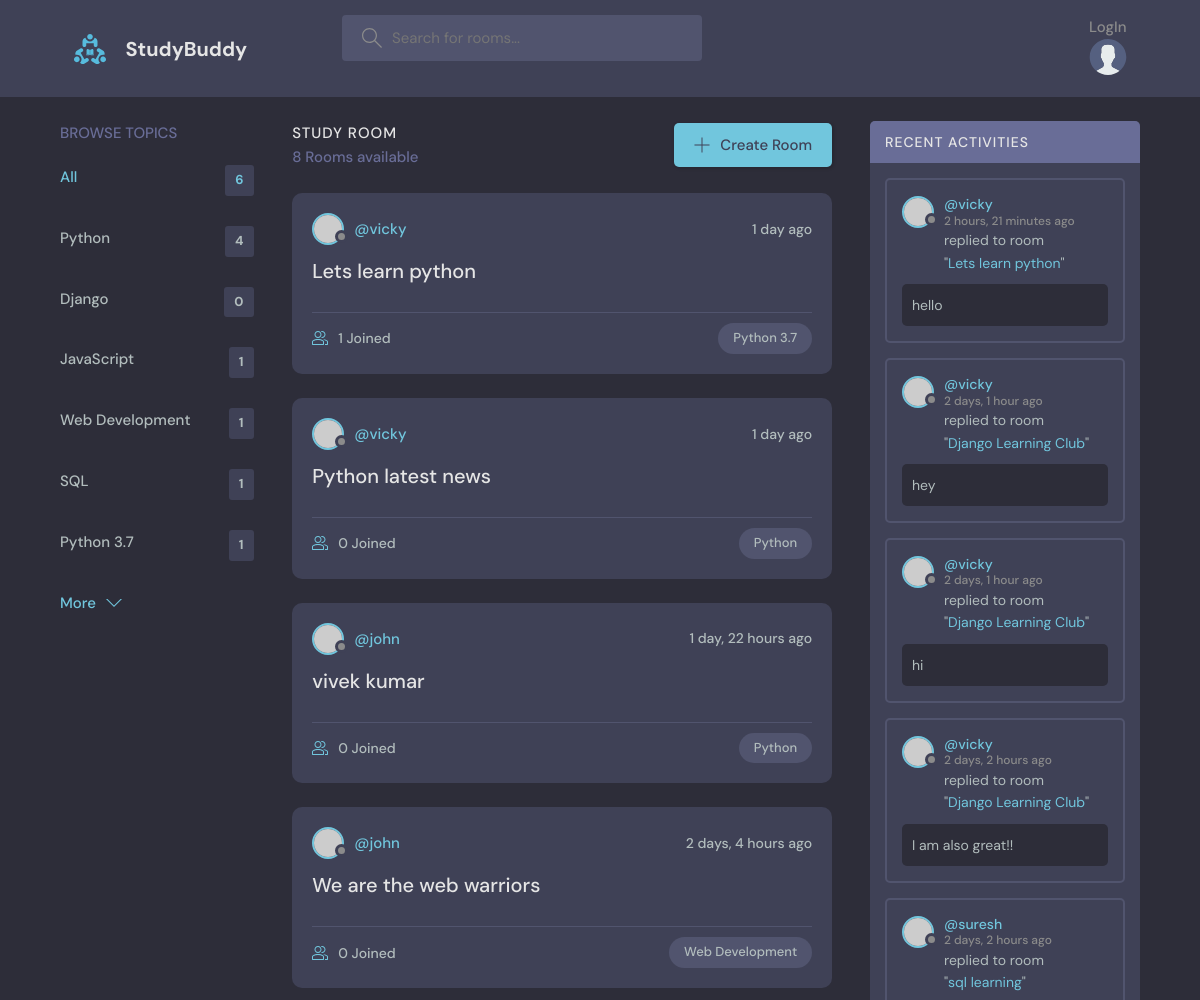
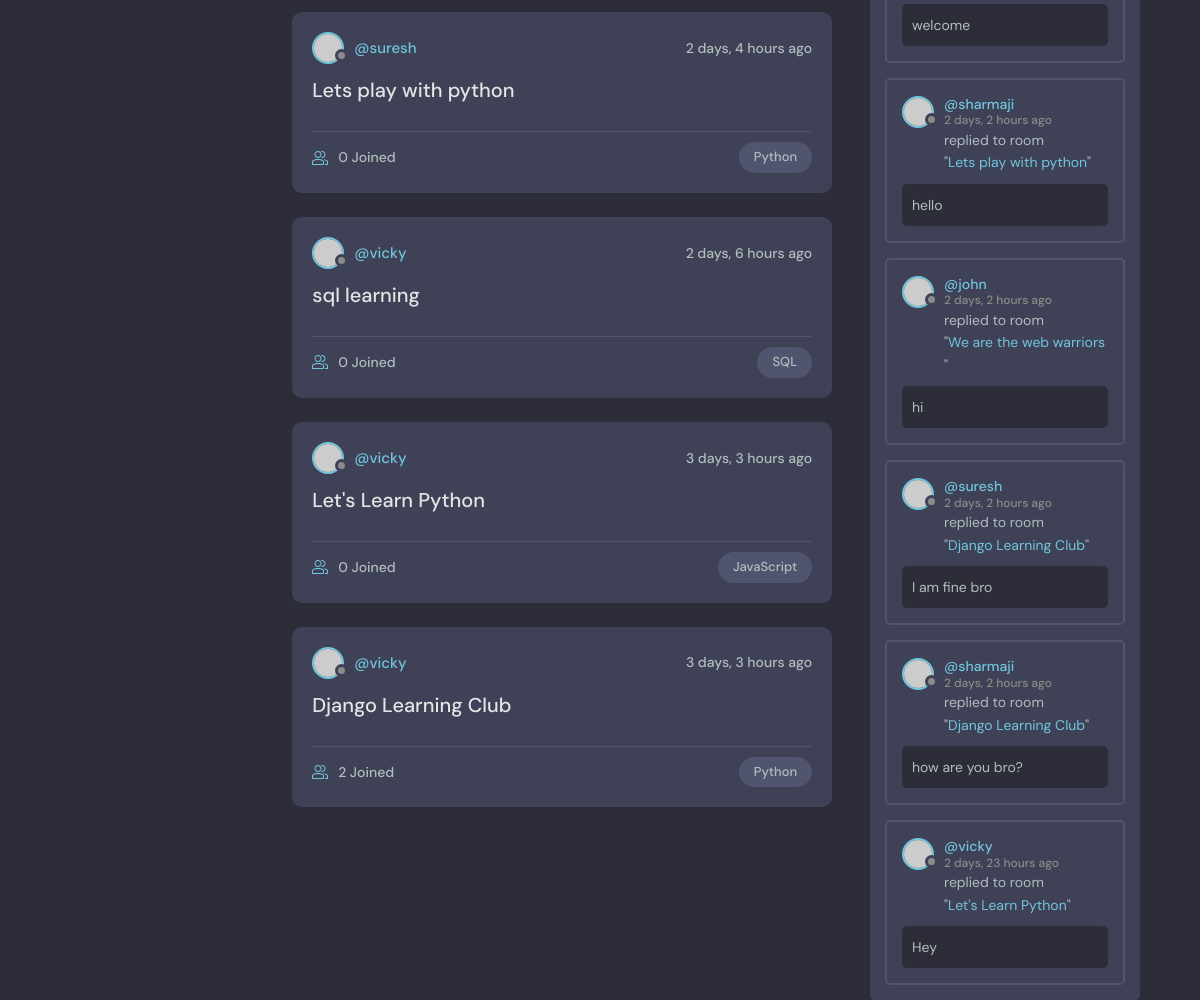
The page / on the database its author committed (2 pictures, top to bottom).
### study/models.py (models this page shows, shortened)
class Topic(models.Model):
    name = models.CharField( max_length=250)

class Room(models.Model):
    host = models.ForeignKey(User, on_delete=models.SET_NULL, null=True)
    topic = models.ForeignKey(Topic, on_delete=models.SET_NULL, null=True)
    name = models.CharField(max_length=250)
    description = models.TextField(blank=True, null=True)
    participants = models.ManyToManyField(User, related_name='participants', blank=True)
    updated = models.DateTimeField(auto_now=True)
    created = models.DateTimeField(auto_now_add=True)
    class Meta:
        ordering = ['-updated','-created']
    def __str__(self):
        return self.name

class Message(models.Model):
    user = models.ForeignKey(User, on_delete=models.CASCADE)
    room = models.ForeignKey(Room, on_delete=models.CASCADE)
    body = models.TextField()
    updated = models.DateTimeField(auto_now=True)
    created = models.DateTimeField(auto_now_add=True)
    class Meta:
        ordering = ['-updated','-created']
    def __str__(self):
        return self.body[0:50]

### study/views.py (the view)
# urls.py: path('', views.home, name="home"),
def home(request):
    q = request.GET.get('q') if request.GET.get('q') !=None else ''
    rooms= Room.objects.filter(
        Q(topic__name__icontains=q) |
        Q(name__icontains=q) |
        Q(description__icontains=q)
                            )
    topics = Topic.objects.all()
    room_count = rooms.count()
    room_messages = Message.objects.filter(Q(room__topic__name__icontains=q))
    context = {'rooms':rooms,
    'topics':topics,
    'room_count':room_count,
    'room_messages':room_messages}
    return render(request, 'study/home.html', context)

### study/templates/study/home.html (shortened to what this page needs)
{% extends 'main.html' %}
{% block content %}
<main class="layout layout--3">
  <div class="container">
    {% include 'study/topics_component.html' %}
    <div class="roomList">
      <div class="roomList__header">
        <div>
          <h2>Study Room</h2>
          <p>{{room_count}} Rooms available</p>
        </div>
        <a class="btn btn--main" href="{% url 'create-room' %}">
          <svg version="1.1" xmlns="http://www.w3.org/2000/svg" width="32" height="32" viewBox="0 0 32 32">
            <title>add</title>
            <path
              d="M16.943 0.943h-1.885v14.115h-14.115v1.885h14.115v14.115h1.885v-14.115h14.115v-1.885h-14.115v-14.115z">
            </path>
          </svg>
          Create Room
        </a>
      </div>
      {% include 'study/feed_component.html' %}
    </div>
    {% include 'study/activity_component.html' %}
  </div>
</main>
{% endblock %}

### study/templates/study/topics_component.html
<div class="topics">
    <div class="topics__header">
      <h2>Browse Topics</h2>
    </div>
    <ul class="topics__list">
      <li>
        <a href="{%url 'home' %}" class="active">All <span>{{topics.count}}</span></a>
      </li>
      {% for topic in topics%}
      <li>
        <a href="{%url 'home' %}?q={{topic.name}}">{{topic.name}} <span>{{topic.room_set.all.count}}</span></a>
      </li>
      {%endfor%}
    </ul>
    <a class="btn btn--link" href="topics.html">
      More
      <svg version="1.1" xmlns="http://www.w3.org/2000/svg" width="32" height="32" viewBox="0 0 32 32">
        <title>chevron-down</title>
        <path d="M16 21l-13-13h-3l16 16 16-16h-3l-13 13z"></path>
      </svg>
    </a>
  </div>

### study/templates/study/feed_component.html (shortened to what this page needs)
{% for room in rooms%}
<div class="roomListRoom">
    <div class="roomListRoom__header">
        <a href="{% url 'user-profile' room.host.id %}" class="roomListRoom__author">
            <div class="avatar avatar--small">
                <img src="https://randomuser.me/api/portraits/women/11.jpg" />
            </div>
            <span>@{{room.host.username}}</span>
        </a>
        <div class="roomListRoom__actions">
            <span>{{room.created| timesince}} ago</span>
        </div>
    </div>
    <div class="roomListRoom__content">
        <a href="{% url 'room' room.id %}">{{room.name}}</a>
    </div>
    <div class="roomListRoom__meta">
        <a href="{% url 'room' room.id %}" class="roomListRoom__joined">
            {{room.participants.all.count}} Joined
        </a>
        <p class="roomListRoom__topic">{{room.topic.name}}</p>
    </div>
</div>
{% endfor%}

### study/templates/study/activity_component.html (shortened to what this page needs)
<div class="activities">
    <div class="activities__header">
        <h2>Recent Activities</h2>
    </div>
    {% for message in room_messages %}
    <div class="activities__box">
        <div class="activities__boxHeader roomListRoom__header">
            <a href="{% url 'user-profile' message.user.id %}" class="roomListRoom__author">
                <div class="avatar avatar--small">
                    <img src="https://randomuser.me/api/portraits/women/11.jpg" />
                </div>
                <p>
                    @{{message.user}}
                    <span>{{message.created|timesince}} ago</span>
                </p>
            </a>
        </div>
        <div class="activities__boxContent">
            <p>replied to room <br> "<a href="{% url 'room' message.room.id %}">{{message.room}}</a>"</p>
            <div class="activities__boxRoomContent">
                {{message}}
            </div>
        </div>
    </div>
    {% endfor %}
</div>

### rows shown on the page
Topic: name "Python", room_set.all.count "4"
Topic: name "Django", room_set.all.count "0"
Topic: name "JavaScript", room_set.all.count "1"
Topic: name "Web Development", room_set.all.count "1"
Topic: name "SQL", room_set.all.count "1"
Topic: name "Python 3.7", room_set.all.count "1"
Room: host.username "vicky", created "1 day", name "Lets learn python", participants.all.count "1", topic.name "Python 3.7"
Room: host.username "vicky", created "1 day", name "Python latest news", participants.all.count "0", topic.name "Python"
Room: host.username "john", created "1 day, 22 hours", name "vivek kumar", participants.all.count "0", topic.name "Python"
Room: host.username "john", created "2 days, 4 hours", name "We are the web warriors", participants.all.count "0", topic.name "Web Development"
Room: host.username "suresh", created "2 days, 4 hours", name "Lets play with python", participants.all.count "0", topic.name "Python"
Room: host.username "vicky", created "2 days, 6 hours", name "sql learning", participants.all.count "0", topic.name "SQL"
Room: host.username "vicky", created "3 days, 3 hours", name "Let's Learn Python", participants.all.count "0", topic.name "JavaScript"
Room: host.username "vicky", created "3 days, 3 hours", name "Django Learning Club", participants.all.count "2", topic.name "Python"
Message: user "vicky", created "2 hours, 21 minutes", room "Lets learn python", body "hello"
Message: user "vicky", created "2 days, 1 hour", room "Django Learning Club", body "hey"
Message: user "vicky", created "2 days, 1 hour", room "Django Learning Club", body "hi"
Message: user "vicky", created "2 days, 2 hours", room "Django Learning Club", body "I am also great!!"
Message: user "suresh", created "2 days, 2 hours", room "sql learning", body "welcome"
Message: user "sharmaji", created "2 days, 2 hours", room "Lets play with python", body "hello"
Message: user "john", created "2 days, 2 hours", room "We are the web warriors", body "hi"
Message: user "suresh", created "2 days, 2 hours", room "Django Learning Club", body "I am fine bro"
Message: user "sharmaji", created "2 days, 2 hours", room "Django Learning Club", body "how are you bro?"
Message: user "vicky", created "2 days, 23 hours", room "Let's Learn Python", body "Hey"

### other values the page prints
{{ topics.count }} "6"
{{ room_count }} "8"
